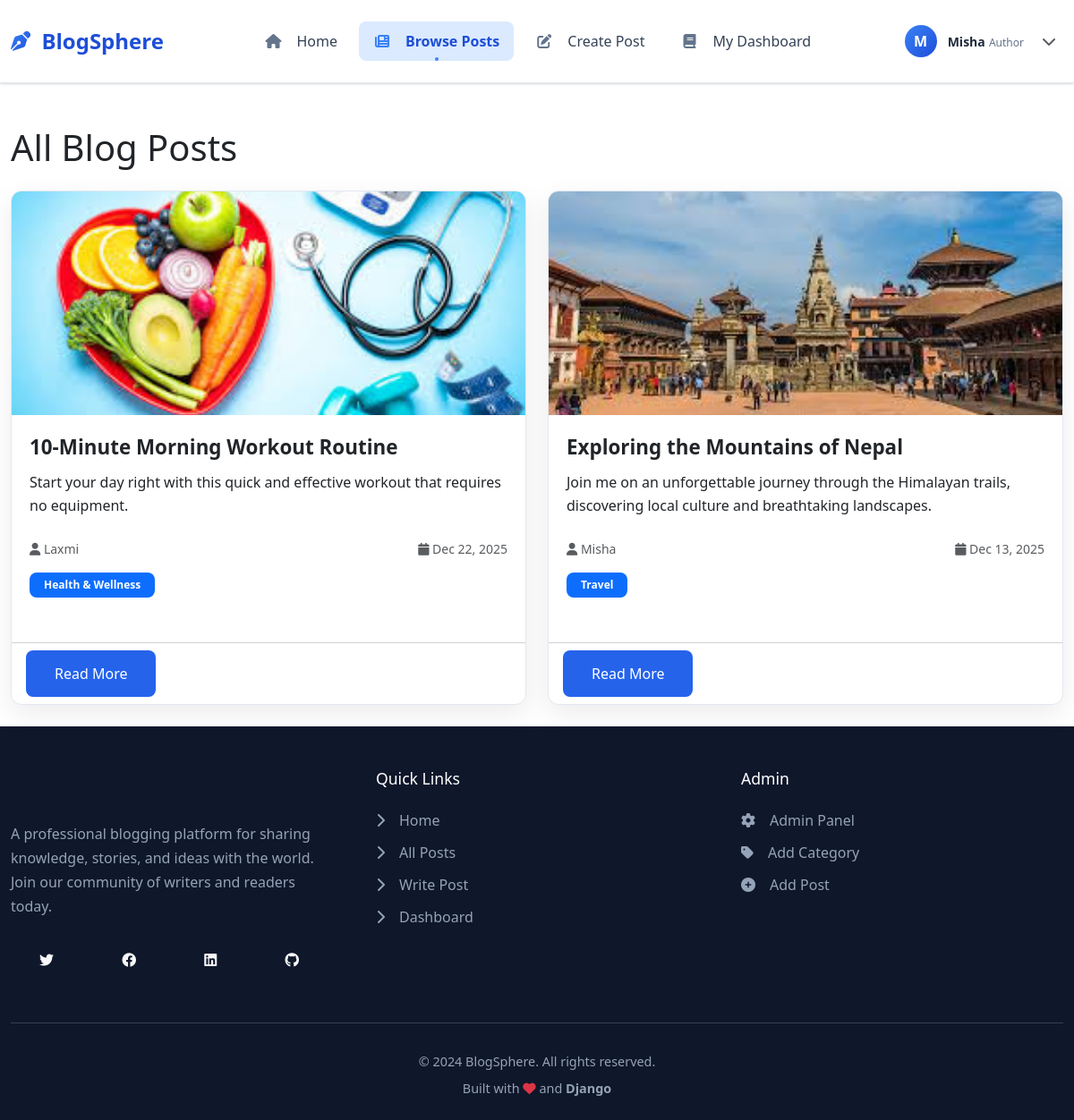
The app's page /posts/ (signed in) with its own data.
### blog/models.py (models this page shows, shortened)
class Post(models.Model):
    title = models.CharField(max_length=200)
    content = models.TextField()
    excerpt = models.TextField(max_length=300, blank=True)
    author = models.ForeignKey(User, on_delete=models.CASCADE)
    category = models.ForeignKey(Category, on_delete=models.SET_NULL, null=True)
    created_at = models.DateTimeField(auto_now_add=True)
    updated_at = models.DateTimeField(auto_now=True)
    image = models.ImageField(upload_to='blog_images/', blank=True, null=True)
    class Meta:
        ordering = ['-created_at']

class Category(models.Model):
    name = models.CharField(max_length=100)

### blog/views.py (the view)
# urls.py: path('posts/', views.post_list, name='post_list'),
def post_list(request):
    posts = Post.objects.all()
    return render(request, 'blog/post_list.html', {'posts': posts})

### blog/templates/blog/post_list.html (shortened to what this page needs)
{% extends 'blog/base.html' %}
{% block content %}
<div class="container mt-5">
    <div class="row">
        <div class="col-12">
            <h1 class="mb-4">All Blog Posts</h1>
            {% if posts %}
                <div class="row">
                    {% for post in posts %}
                    <div class="col-lg-6 mb-4">
                        <div class="card post-card h-100">
                            {% if post.image %}
                            <img src="{{ post.image.url }}" class="card-img-top" alt="{{ post.title }}" style="height: 250px; object-fit: cover;">
                            {% else %}
                            <div class="card-img-top bg-light d-flex align-items-center justify-content-center" style="height: 250px;">
                                <i class="fas fa-image fa-3x text-muted"></i>
                            </div>
                            {% endif %}
                            <div class="card-body">
                                <h5 class="card-title">{{ post.title }}</h5>
                                {% if post.excerpt %}
                                <p class="card-text">{{ post.excerpt }}</p>
                                {% else %}
                                <p class="card-text">{{ post.content|truncatewords:30 }}</p>
                                {% endif %}
                                <div class="d-flex justify-content-between align-items-center mb-3">
                                    <small class="text-muted">
                                        <i class="fas fa-user"></i> {{ post.author.username }}
                                    </small>
                                    <small class="text-muted">
                                        <i class="fas fa-calendar"></i> {{ post.created_at|date:"M d, Y" }}
                                    </small>
                                </div>
                                {% if post.category %}
                                <span class="badge bg-primary">{{ post.category.name }}</span>
                                {% endif %}
                            </div>
                            <div class="card-footer bg-transparent">
                                <a href="{% url 'post_detail' post.pk %}" class="btn btn-primary btn-sm">Read More</a>
                            </div>
                        </div>
                    </div>
                    {% endfor %}
                </div>
            {% endif %}
        </div>
    </div>
</div>
{% endblock %}

### blog/templates/blog/base.html (shortened to what this page needs)
<!DOCTYPE html>
<html lang="en">
<head>
    <link href="https://cdn.jsdelivr.net/npm/bootstrap@5.3.0/dist/css/bootstrap.min.css" rel="stylesheet">
    <link href="https://cdnjs.cloudflare.com/ajax/libs/font-awesome/6.4.0/css/all.min.css" rel="stylesheet">
    {% load static %}
    <link href="{% static 'css/style.css' %}" rel="stylesheet">
</head>
<body>
<nav class="navbar navbar-expand-lg">
    <div class="container">
        <a class="navbar-brand" href="{% url 'home' %}">
            <i class="fas fa-pen-nib"></i>
            <span class="d-none d-sm-inline">BlogSphere</span>
        </a>
        <div class="collapse navbar-collapse" id="mainNavbar">
            <ul class="navbar-nav mx-auto">
                <li class="nav-item">
                    <a class="nav-link {% if request.path == '/' %}active{% endif %}" href="{% url 'home' %}">
                        <i class="fas fa-home me-2"></i>
                        <span>Home</span>
                    </a>
                </li>
                <li class="nav-item">
                    <a class="nav-link {% if 'posts' in request.path %}active{% endif %}" href="{% url 'post_list' %}">
                        <i class="fas fa-newspaper me-2"></i>
                        <span>Browse Posts</span>
                    </a>
                </li>
                {% if user.is_authenticated %}
                <li class="nav-item">
                    <a class="nav-link {% if 'create' in request.path %}active{% endif %}" href="{% url 'create_post' %}">
                        <i class="fas fa-edit me-2"></i>
                        <span>Create Post</span>
                    </a>
                </li>
                <li class="nav-item">
                    <a class="nav-link {% if 'my-posts' in request.path %}active{% endif %}" href="{% url 'my_posts' %}">
                        <i class="fas fa-book me-2"></i>
                        <span>My Dashboard</span>
                    </a>
                </li>
                {% endif %}
            </ul>
            <div class="user-section">
                {% if user.is_authenticated %}
                <div class="dropdown">
                    <div class="user-dropdown" data-bs-toggle="dropdown" aria-expanded="false">
                        <div class="user-avatar">
                            {% if user.first_name %}
                                {{ user.first_name|first|upper }}
                            {% else %}
                                {{ user.username|first|upper }}
                            {% endif %}
                        </div>
                        <div class="user-info d-none d-md-block">
                            <span class="user-name">{{ user.username|truncatechars:15 }}</span>
                            <span class="user-role">Author</span>
                        </div>
                        <i class="fas fa-chevron-down ms-2 text-muted d-none d-md-block"></i>
                    </div>
                </div>
                {% endif %}
            </div>
        </div>
    </div>
</nav>
    <main class="flex-grow-1">
        {% block content %}
        {% endblock %}
    </main>
    <footer>
        <div class="container">
            <div class="footer-content">
                <div class="footer-brand">
                    <div class="footer-logo">
                        <i class="fas fa-blog"></i>
                    </div>
                    <p class="footer-description">
                        A professional blogging platform for sharing knowledge, stories, and ideas with the world.
                        Join our community of writers and readers today.
                    </p>
                    <div class="social-links">
                        <a href="#" class="btn btn-outline-light btn-sm me-2">
                            <i class="fab fa-twitter"></i>
                        </a>
                        <a href="#" class="btn btn-outline-light btn-sm me-2">
                            <i class="fab fa-facebook"></i>
                        </a>
                        <a href="#" class="btn btn-outline-light btn-sm me-2">
                            <i class="fab fa-linkedin"></i>
                        </a>
                        <a href="#" class="btn btn-outline-light btn-sm">
                            <i class="fab fa-github"></i>
                        </a>
                    </div>
                </div>
                <div class="footer-links">
                    <h5>Quick Links</h5>
                    <ul>
                        <li><a href="{% url 'home' %}"><i class="fas fa-chevron-right me-2"></i>Home</a></li>
                        <li><a href="{% url 'post_list' %}"><i class="fas fa-chevron-right me-2"></i>All Posts</a></li>
                        {% if user.is_authenticated %}
                        <li><a href="{% url 'create_post' %}"><i class="fas fa-chevron-right me-2"></i>Write Post</a></li>
                        <li><a href="{% url 'my_posts' %}"><i class="fas fa-chevron-right me-2"></i>Dashboard</a></li>
                        {% else %}
                        <li><a href="{% url 'login' %}"><i class="fas fa-chevron-right me-2"></i>Login</a></li>
                        <li><a href="{% url 'register' %}"><i class="fas fa-chevron-right me-2"></i>Register</a></li>
                        {% endif %}
                    </ul>
                </div>
                <div class="footer-links">
                    <h5>Admin</h5>
                    <ul>
                        <li><a href="/admin/" target="_blank"><i class="fas fa-cog me-2"></i>Admin Panel</a></li>
                        <li><a href="/admin/blog/category/add/" target="_blank"><i class="fas fa-tag me-2"></i>Add Category</a></li>
                        <li><a href="/admin/blog/post/add/" target="_blank"><i class="fas fa-plus-circle me-2"></i>Add Post</a></li>
                    </ul>
                </div>
            </div>
            <div class="footer-bottom">
                <p class="mb-0">&copy; 2024 BlogSphere. All rights reserved.</p>
                <p class="mb-0 mt-2">
                    Built with <i class="fas fa-heart text-danger"></i> and
                    <span class="text-gradient fw-bold">Django</span>
                </p>
            </div>
        </div>
    </footer>
    {% load static %}
</body>
</html>

### records on screen
Post: image (picture), title "10-Minute Morning Workout Routine", excerpt "Start your day right with this quick and effective workout that requires no equipment.", author.username "Laxmi", created_at "Dec 22, 2025", category.name "Health & Wellness"
Post: image (picture), title "Exploring the Mountains of Nepal", excerpt "Join me on an unforgettable journey through the Himalayan trails, discovering local culture and breathtaking landscapes.", author.username "Misha", created_at "Dec 13, 2025", category.name "Travel"

### other values on screen
{{ user.username|first|upper }} "M"
{{ user.username|truncatechars:15 }} "Misha"
